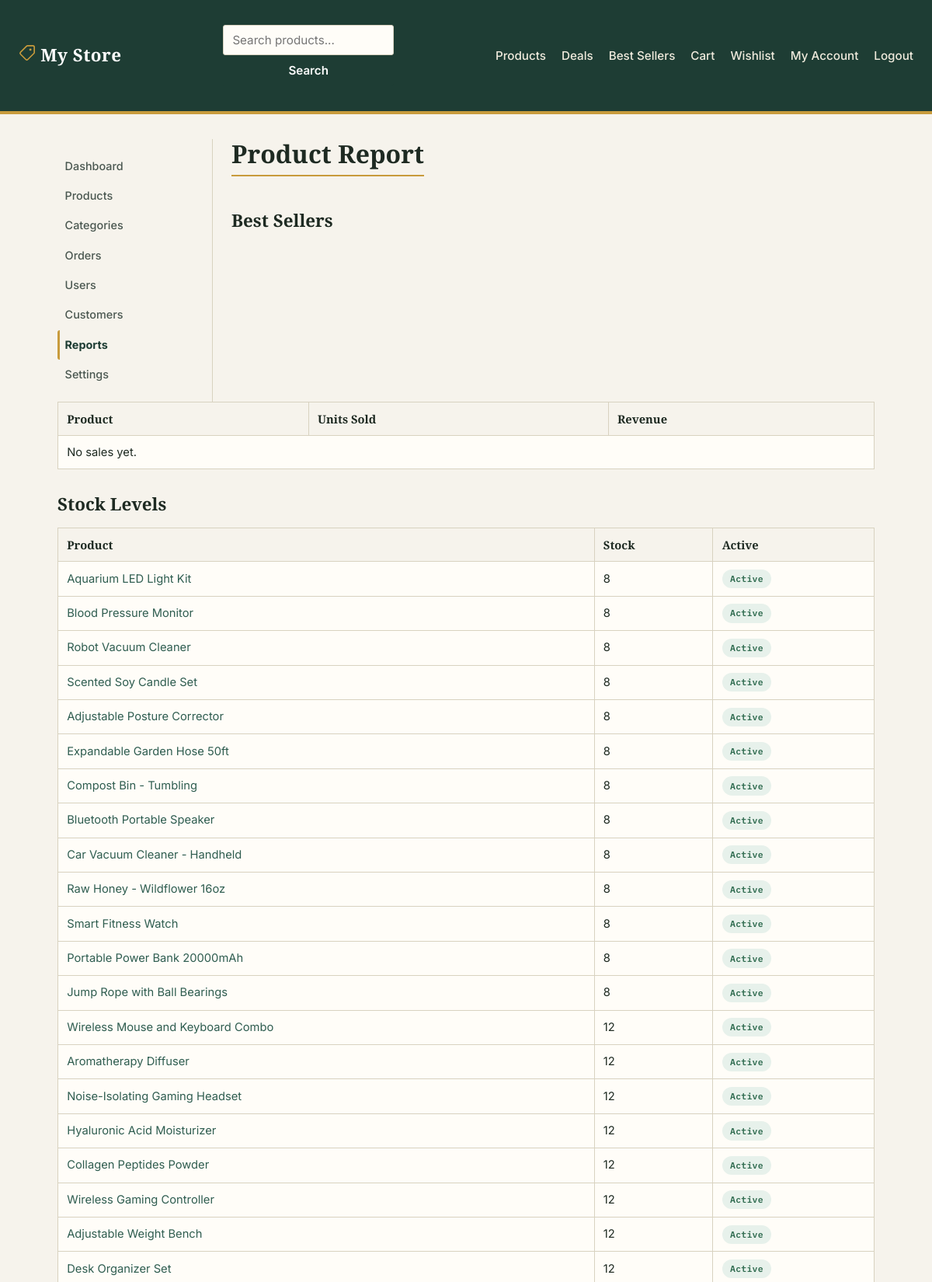
The app's page /admin/reports/products.php (signed in, upper part) with its own data.
### tables this page shows
CREATE TABLE settings (
    `key`   VARCHAR(100) PRIMARY KEY,
    `value` VARCHAR(255) NOT NULL
);

CREATE TABLE products (
    id           INT AUTO_INCREMENT PRIMARY KEY,
    category_id  INT             NOT NULL,
    name         VARCHAR(150)    NOT NULL,
    slug         VARCHAR(180)    NOT NULL UNIQUE,
    description  TEXT            NULL,
    price        DECIMAL(10,2)   NOT NULL,
    compare_at_price DECIMAL(10,2) NULL,
    stock        INT             NOT NULL DEFAULT 0,
    image        VARCHAR(255)    NULL,
    is_active    TINYINT(1)      NOT NULL DEFAULT 1,
    created_at   TIMESTAMP       NOT NULL DEFAULT CURRENT_TIMESTAMP,
    CONSTRAINT fk_products_category
        FOREIGN KEY (category_id) REFERENCES categories(id)
        ON DELETE RESTRICT
);

### includes/auth.php (called while the page is built, shortened)
<?php
function is_logged_in(): bool
{
    return !empty($_SESSION['user_id']);
}

### admin/reports/products.php (the view, shortened to what this page needs)
<?php
require_once __DIR__ . '/../../includes/admin-auth.php';
$bestSellers = $pdo->query(
    "SELECT p.id, p.name, SUM(oi.quantity) AS units_sold, SUM(oi.quantity * oi.price) AS revenue
     FROM order_items oi
     JOIN orders o ON o.id = oi.order_id
     JOIN products p ON p.id = oi.product_id
     WHERE o.status != 'cancelled'
     GROUP BY p.id
     ORDER BY units_sold DESC
     LIMIT 10"
)->fetchAll();
$stockLevels = $pdo->query(
    'SELECT id, name, stock, is_active FROM products ORDER BY stock ASC'
)->fetchAll();
include __DIR__ . '/../../includes/header.php';
include __DIR__ . '/../../includes/sidebar.php';
?>
<h1>Product Report</h1>
<h2>Best Sellers</h2>
<table border="1" cellpadding="6" cellspacing="0">
    <thead><tr><th>Product</th><th>Units Sold</th><th>Revenue</th></tr></thead>
    <tbody>
    <?php if (empty($bestSellers)): ?>
        <tr><td colspan="3">No sales yet.</td></tr>
    <?php endif; ?>
    </tbody>
</table>
<h2>Stock Levels</h2>
<table border="1" cellpadding="6" cellspacing="0">
    <thead><tr><th>Product</th><th>Stock</th><th>Active</th></tr></thead>
    <tbody>
    <?php foreach ($stockLevels as $p): ?>
        <tr style="<?= $p['stock'] <= 5 ? 'color:#b00020;' : '' ?>">
            <td><a href="<?= BASE_URL ?>/admin/products/edit.php?id=<?= $p['id'] ?>"><?= sanitize($p['name']) ?></a></td>
            <td><?= (int) $p['stock'] ?></td>
            <td><?= bool_badge((bool) $p['is_active']) ?></td>
        </tr>
    <?php endforeach; ?>
    </tbody>
</table>
<?php include __DIR__ . '/../../includes/footer.php'; ?>

### includes/navbar.php (shortened to what this page needs)
<nav class="navbar">
    <a class="navbar-brand" href="<?= BASE_URL ?>/index.php">
        <?= sanitize(get_setting('site_name', SITE_NAME)) ?>
    </a>
    <form action="<?= BASE_URL ?>/products/search.php" method="get" class="navbar-search">
        <input type="text" name="q" placeholder="Search products..." value="<?= sanitize($_GET['q'] ?? '') ?>">
        <button type="submit">Search</button>
    </form>
    <ul class="navbar-links">
        <li><a href="<?= BASE_URL ?>/products/index.php">Products</a></li>
        <li><a href="<?= BASE_URL ?>/products/deals.php">Deals</a></li>
        <li><a href="<?= BASE_URL ?>/products/best-sellers.php">Best Sellers</a></li>
        <li><a href="<?= BASE_URL ?>/cart/index.php">Cart</a></li>
        <?php if (is_logged_in()): ?>
            <li><a href="<?= BASE_URL ?>/account/wishlist.php">Wishlist</a></li>
            <li><a href="<?= BASE_URL ?>/account/index.php">My Account</a></li>
            <li><a href="<?= BASE_URL ?>/auth/logout.php">Logout</a></li>
        <?php else: ?>
            <li><a href="<?= BASE_URL ?>/auth/signin.php" class="btn-signin">Sign In</a></li>
        <?php endif; ?>
    </ul>
</nav>

### includes/functions.php (shortened to what this page needs)
<?php
function sanitize(string $value): string
{
    return htmlspecialchars(trim($value), ENT_QUOTES, 'UTF-8');
}
function get_setting(string $key, string $default = ''): string
{
    global $pdo;
    static $cache = null;
    if ($cache === null) {
        $cache = [];
        $rows = $pdo->query('SELECT `key`, `value` FROM settings')->fetchAll();
        foreach ($rows as $row) {
            $cache[$row['key']] = $row['value'];
        }
    }
    return $cache[$key] ?? $default;
}
function bool_badge(bool $value, string $trueLabel = 'Active', string $falseLabel = 'Inactive'): string
{
    return $value
        ? '<span class="badge badge-active">' . sanitize($trueLabel) . '</span>'
        : '<span class="badge badge-inactive">' . sanitize($falseLabel) . '</span>';
}

### assets/css/style.css (style rules this page uses)
:root { --color-bg: #F6F3EC; --color-surface: #FFFDF8; --color-ink: #1E2A22; --color-ink-soft: #4A5750; --color-accent: #C89B3C; --color-accent-dk: #8F6C24; --color-forest: #2F5D50; --color-forest-dk: #1E3D34; --color-line: #D8D2C0; --color-danger: #B3261E; --color-danger-bg: #FBEAE9; --color-success: #2F6B4F; --color-success-bg:#E7F1EB; --font-display: 'Zilla Slab', Georgia, serif; --font-body: 'Inter', -apple-system, BlinkMacSystemFont, sans-serif; --font-mono: 'IBM Plex Mono', 'Courier New', monospace; --radius: 3px; --shadow-card: 0 1px 2px rgba(30, 42, 34, 0.06); }
* { box-sizing: border-box; }
body { margin: 0; font-family: var(--font-body); background: var(--color-bg); color: var(--color-ink); line-height: 1.55; }
h1, h2, h3 { font-family: var(--font-display); color: var(--color-ink); line-height: 1.2; margin: 0 0 .75rem; }
h1 { font-size: 2rem; border-bottom: 2px solid var(--color-accent); padding-bottom: .5rem; display: inline-block; }
h2 { font-size: 1.4rem; margin-top: 2rem; }
a { color: var(--color-forest); text-decoration: none; }
.navbar { display: flex; align-items: center; justify-content: space-between; gap: 1rem; padding: 1rem 1.5rem; background: var(--color-forest-dk); border-bottom: 4px solid var(--color-accent); }
.navbar-brand { font-family: var(--font-display); font-size: 1.4rem; font-weight: 600; color: #fff !important; letter-spacing: .02em; }
.navbar-search { display: flex; gap: 0; }
.navbar-search input { border-radius: var(--radius) 0 0 var(--radius); border-right: none; width: 220px; }
.navbar-search button { border-radius: 0 var(--radius) var(--radius) 0; margin: 0; }
.navbar-links { display: flex; list-style: none; gap: 1.25rem; margin: 0; padding: 0; }
.navbar-links a { color: #F0EBDD; font-weight: 500; font-size: .95rem; }
form { display: flex; flex-direction: column; max-width: 380px; gap: .4rem; margin: 1rem 0; }
input, select, textarea, button { font-family: var(--font-body); font-size: .95rem; }
input[type=text], input[type=email], input[type=password], input[type=number], input[type=tel], select, textarea { padding: .55rem .7rem; border: 1px solid var(--color-line); border-radius: var(--radius); background: var(--color-surface); color: var(--color-ink); }
button, input[type=submit] { margin-top: 1rem; padding: .6rem 1.1rem; border: 1px solid var(--color-forest-dk); border-radius: var(--radius); background: var(--color-forest-dk); color: #fff; font-weight: 600; cursor: pointer; transition: background .15s ease; }
table { border-collapse: collapse; margin: 1rem 0; width: 100%; background: var(--color-surface); }
table[border] { border: 1px solid var(--color-line) !important; }
th, td { text-align: left; padding: .6rem .7rem; border-bottom: 1px solid var(--color-line); font-size: .92rem; }
th { font-family: var(--font-display); font-weight: 600; background: var(--color-bg); color: var(--color-ink); }
.badge { display: inline-block; padding: .2rem .65rem; border-radius: 999px; font-family: var(--font-mono); font-size: .72rem; font-weight: 600; letter-spacing: .02em; }
.badge-active { background: var(--color-success-bg); color: var(--color-success); }

### records on screen
settings: key "My Store"
products: name "Aquarium LED Light Kit", stock "8"
products: name "Blood Pressure Monitor", stock "8"
products: name "Robot Vacuum Cleaner", stock "8"
products: name "Scented Soy Candle Set", stock "8"
products: name "Adjustable Posture Corrector", stock "8"
products: name "Expandable Garden Hose 50ft", stock "8"
products: name "Compost Bin - Tumbling", stock "8"
products: name "Bluetooth Portable Speaker", stock "8"
products: name "Car Vacuum Cleaner - Handheld", stock "8"
products: name "Raw Honey - Wildflower 16oz", stock "8"
products: name "Smart Fitness Watch", stock "8"
products: name "Portable Power Bank 20000mAh", stock "8"
products: name "Jump Rope with Ball Bearings", stock "8"
products: name "Wireless Mouse and Keyboard Combo", stock "12"
products: name "Aromatherapy Diffuser", stock "12"
products: name "Noise-Isolating Gaming Headset", stock "12"
products: name "Hyaluronic Acid Moisturizer", stock "12"
products: name "Collagen Peptides Powder", stock "12"
products: name "Wireless Gaming Controller", stock "12"
products: name "Adjustable Weight Bench", stock "12"
products: name "Desk Organizer Set", stock "12"

### other values on screen
$label "Dashboard"
$label "Products"
$label "Categories"
$label "Orders"
$label "Users"
$label "Customers"
$label "Reports"
$label "Settings"
